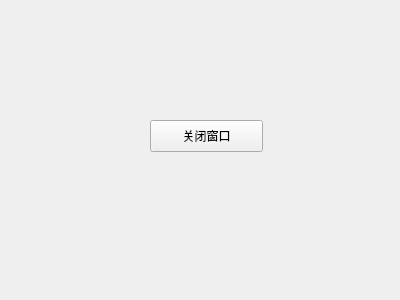
<?xml version="1.0" encoding="UTF-8"?>
<ui version="4.0">
 <class>Form</class>
 <widget class="QWidget" name="Form">
  <property name="geometry">
   <rect>
    <x>0</x>
    <y>0</y>
    <width>400</width>
    <height>300</height>
   </rect>
  </property>
  <property name="windowTitle">
   <string>Form</string>
  </property>
  <widget class="QPushButton" name="closeWinBtn">
   <property name="geometry">
    <rect>
     <x>150</x>
     <y>120</y>
     <width>113</width>
     <height>32</height>
    </rect>
   </property>
   <property name="text">
    <string>关闭窗口</string>
   </property>
  </widget>
 </widget>
 <resources/>
 <connections>
  <connection>
   <sender>closeWinBtn</sender>
   <signal>clicked()</signal>
   <receiver>Form</receiver>
   <slot>close()</slot>
   <hints>
    <hint type="sourcelabel">
     <x>221</x>
     <y>136</y>
    </hint>
    <hint type="destinationlabel">
     <x>221</x>
     <y>166</y>
    </hint>
   </hints>
  </connection>
 </connections>
</ui>
